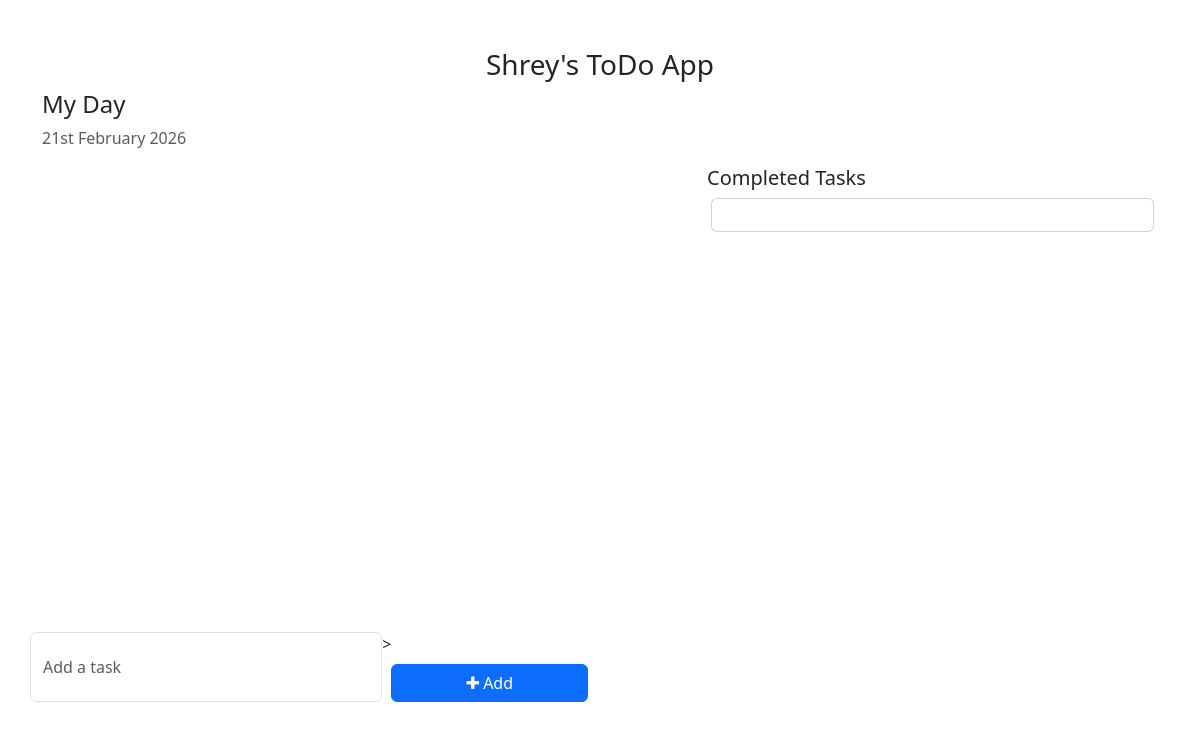
The app's page /, older data.
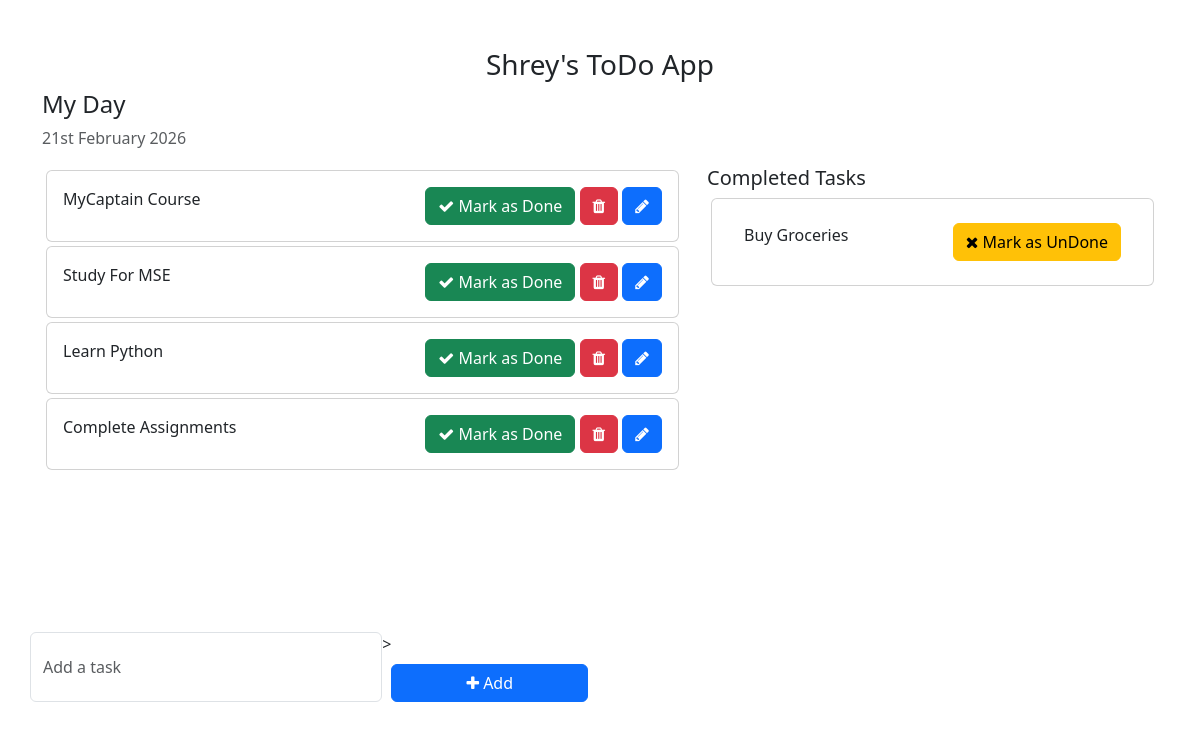
The same page, newer data.
### todos/models.py (models this page shows)
class Task(models.Model):
    task = models.CharField(max_length=250)
    is_completed = models.BooleanField(default=False)
    craeted_at = models.DateTimeField(auto_now_add=True)
    updated_at = models.DateTimeField(auto_now=True)
    def __str__(self):
        return self.task

### todo/views.py (the view)
# urls.py: 2. Add a URL to urlpatterns:  path('', views.home, name='home')
def home(request):
    tasks = Task.objects.filter(is_completed=False).order_by('-updated_at')
    completed_tasks = Task.objects.filter(is_completed=True).order_by('-updated_at')
    print(completed_tasks)
    context = {
        'tasks': tasks,
        'completed_tasks' : completed_tasks,
    }
    return render(request, 'index.html', context)

### templates/index.html (shortened to what this page needs)
<!DOCTYPE html>
<html lang="en">
<head>
    <link href="https://cdn.jsdelivr.net/npm/bootstrap@5.3.0-alpha1/dist/css/bootstrap.min.css" rel="stylesheet">
    <link rel="stylesheet" href="https://cdnjs.cloudflare.com/ajax/libs/font-awesome/4.7.0/css/font-awesome.min.css">
</head>
<body>
    <div class="container">
        <h3 class="pt-5 text-center">Shrey's ToDo App</h3>
        <div class="row">
            <h4>My Day</h4>
            <p class="text-muted">{% now "jS F Y" %}</p>
            <div class="col-md-7 col-lg-7" style="height: 450px; overflow: scroll;">
                 {% for task in tasks %}
                <div class="card m-1">
                    <div class="card-body">
                        {{task.task}}
                        <span style="position: relative; float: right;">
                            <a href="{% url 'mark_as_done' task.pk %}" class="btn btn-success"><i class="fa fa-check"></i> Mark as Done</a>
                            <a href="{% url 'delete_task' task.pk %}" class="btn btn-danger"><i class="fa fa-trash"></i></a>
                            <a href="{% url 'edit_task' task.pk %}" class="btn btn-primary"><i class="fa fa-pencil"></i></a>
                        </span>
                    </div>
                </div>
               {%endfor%}
            </div>
            <div class="col-md-5 col-lg-5 ">
                <h5>Completed Tasks</h5>
                <div class="card m-1">
                     <div class="card-body">
                        <ul class="list-group list-group-flush">
                          {% for task in completed_tasks %}
                            <li class="list-group-item">
                             {{ task.task }}
                              <span style="position: relative; float: right;">
                               <a href="{% url 'mark_as_undone' task.pk %}" class="btn btn-warning"><i class="fa fa-times"></i> Mark as UnDone</a>
                              </span>
                            </li>
                           {% endfor %}
                        </ul>
                     </div>
                </div>
            </div>
        <div class="row">
            <div class="col-md-6 col-lg-6 p-0 mt-3">
                <form action="{% url 'addTask' %}" method = "post">
                    <div class="form-group">
                        <span style="display: flex;">
                            <input type="text" name="task" class="form-control" style="width:550px;" placeholder="Add a task" >>
                            <button type="submit" class="btn btn-primary" style="width: 300px; margin-top: auto;" ><i class="fa fa-plus"></i> Add</button>
                        </span>
                    </div>
                </form>
            </div>
        </div>
    </div>
</body>
</html>

Row changes from the older to the newer data that the page shows:
added Task: task "MyCaptain Course", shown under "My Day"
added Task: task "Study For MSE", shown under "My Day"
added Task: task "Learn Python", shown under "My Day"
added Task: task "Complete Assignments", shown under "My Day"
added Task: task "Buy Groceries", shown under "Completed Tasks"
